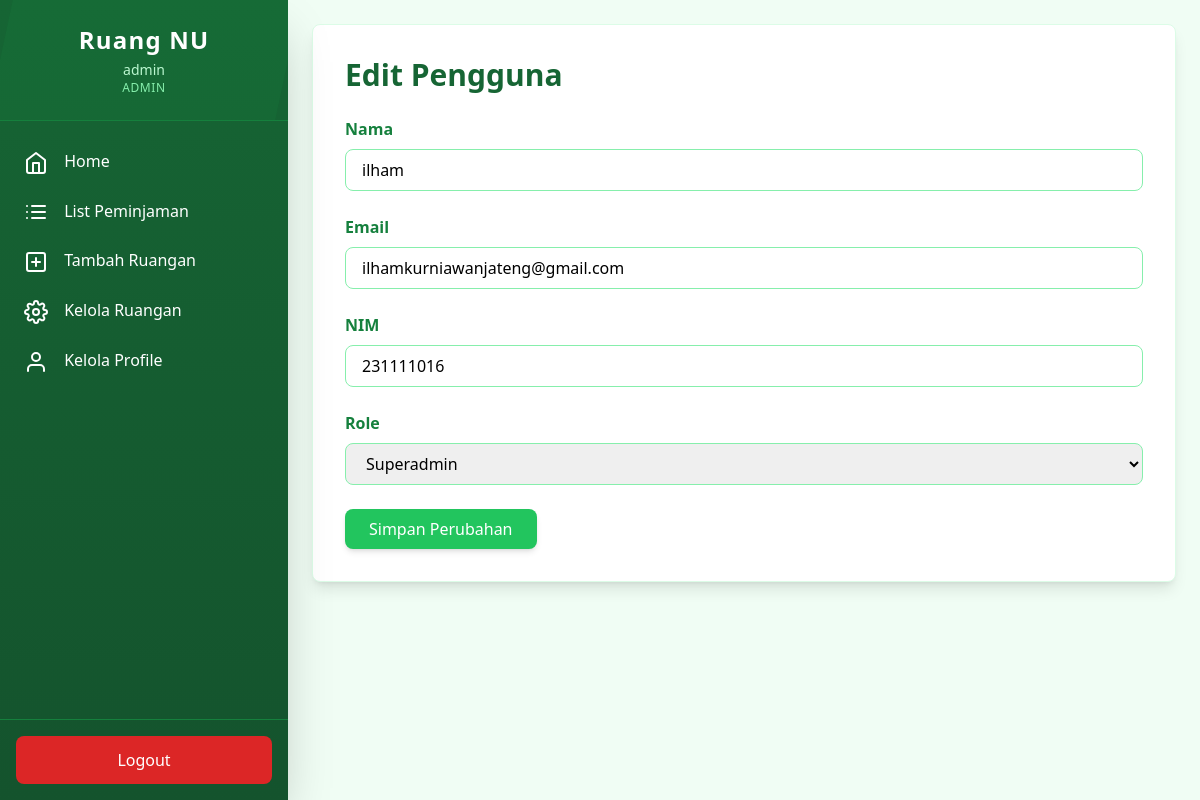
Screenshot of /admin/pengguna/edit.php?id=1 (signed in) with the database file from the repository.
### tables this page shows
CREATE TABLE IF NOT EXISTS `users` (
  `id` int NOT NULL AUTO_INCREMENT,
  `name` varchar(100) NOT NULL,
  `email` varchar(100) NOT NULL,
  `nim` varchar(100) NOT NULL,
  `img_prfl` varchar(100) NOT NULL DEFAULT 'profile.jpg',
  `password` varchar(255) NOT NULL,
  `role` enum('superadmin','admin','mahasiswa') DEFAULT 'mahasiswa',
  `created_at` timestamp NULL DEFAULT CURRENT_TIMESTAMP,
  `updated_at` timestamp NULL DEFAULT CURRENT_TIMESTAMP ON UPDATE CURRENT_TIMESTAMP,
  PRIMARY KEY (`id`),
  UNIQUE KEY `email` (`email`),
  UNIQUE KEY `nim` (`nim`)
);

### admin/pengguna/edit.php (the view, shortened to what this page needs)
<?php
require '../../config/db.php';
$id = $_GET['id'];
$stmt = $conn->prepare("SELECT * FROM users WHERE id = ?");
$stmt->bind_param("i", $id);
$stmt->execute();
$result = $stmt->get_result();
$users = $result->fetch_assoc();
?>
<!DOCTYPE html>
<html lang="en">
<head>
    <script src="https://cdn.tailwindcss.com"></script>
</head>
<body class="flex bg-green-50">
    <?php include '../../components/sidebarAdmin.php'; ?>
    <main class="flex-grow p-6 ml-72">
        <div class="bg-white rounded-lg shadow-lg border border-green-100 p-8">
            <h1 class="text-3xl font-bold mb-6 text-green-800">Edit Pengguna</h1>
            <form method="POST" class="space-y-6">
                <div>
                    <label class="block text-green-700 font-semibold mb-2">Nama</label>
                    <input
                        type="text"
                        name="name"
                        value="<?php echo htmlspecialchars($users['name']); ?>"
                        required
                        class="w-full px-4 py-2 border border-green-300 rounded-lg focus:outline-none focus:ring-2 focus:ring-green-500 transition-all"
                    >
                </div>
                <div>
                    <label class="block text-green-700 font-semibold mb-2">Email</label>
                    <input
                        type="email"
                        name="email"
                        value="<?php echo htmlspecialchars($users['email']); ?>"
                        required
                        class="w-full px-4 py-2 border border-green-300 rounded-lg focus:outline-none focus:ring-2 focus:ring-green-500 transition-all"
                    >
                </div>
                <div>
                    <label class="block text-green-700 font-semibold mb-2">NIM</label>
                    <input
                        type="number"
                        name="nim"
                        value="<?php echo htmlspecialchars($users['nim']); ?>"
                        required
                        class="w-full px-4 py-2 border border-green-300 rounded-lg focus:outline-none focus:ring-2 focus:ring-green-500 transition-all"
                    >
                </div>
                <div>
                    <label class="block text-green-700 font-semibold mb-2">Role</label>
                    <select
                        name="role"
                        required
                        class="w-full px-4 py-2 border border-green-300 rounded-lg focus:outline-none focus:ring-2 focus:ring-green-500 transition-all"
                    >
                        <option value="superadmin" <?php echo $users['role'] === 'superadmin' ? 'selected' : ''; ?>>Superadmin</option>
                    </select>
                </div>
                <div>
                    <button
                        type="submit"
                        class="bg-green-500 text-white px-6 py-2 rounded-lg hover:bg-green-600 transition-all shadow-md"
                    >
                        Simpan Perubahan
                    </button>
                </div>
            </form>
        </div>
    </main>
</body>
</html>

### rows the page displays
users: name "ilham", email "ilhamkurniawanjateng@gmail.com", nim "231111016", role "Superadmin"

### other values shown
$user['name'] "admin"
$user['role'] "ADMIN"
